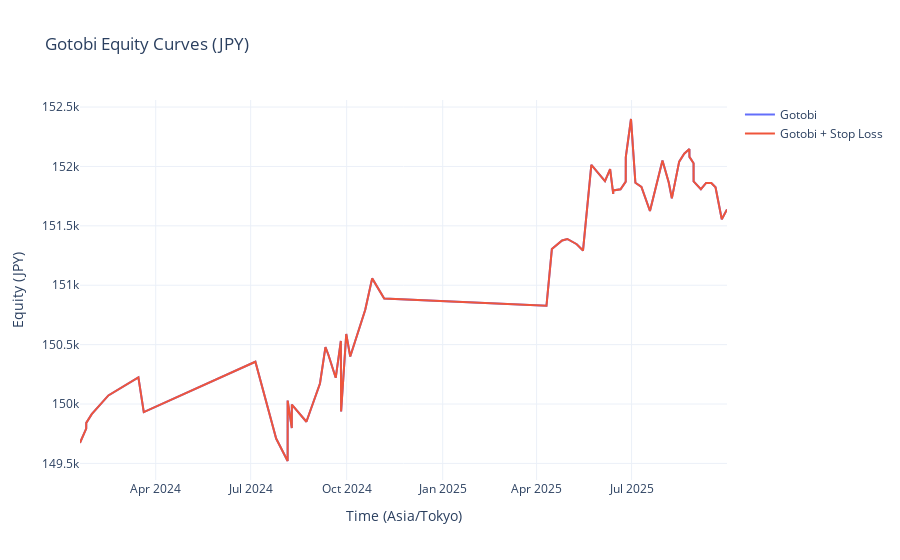

Notebook code for this chart:
### Code cell
analysis_currency = instrument.quote_currency
analysis_currency_code = analysis_currency.code


def analyze_engine(engine, label):
    analyzer = engine.portfolio.analyzer
    pnl_stats = analyzer.get_performance_stats_pnls(currency=analysis_currency)
    returns_stats = analyzer.get_performance_stats_returns()
    general_stats = analyzer.get_performance_stats_general()

    # Use per-trade return series to reconstruct an equity curve.
    returns = analyzer.returns().sort_index()
    equity_curve = (1.0 + returns).cumprod() * starting_balance
    equity_curve.name = label

    return pnl_stats, returns_stats, general_stats, equity_curve


stats_pnls_base, stats_returns_base, stats_general_base, equity_base = analyze_engine(engine, "Gotobi")
stats_pnls_sl, stats_returns_sl, stats_general_sl, equity_sl = analyze_engine(engine_sl, "Gotobi + Stop Loss")

stats_pnls = pd.DataFrame([stats_pnls_base, stats_pnls_sl], index=["Gotobi", "Gotobi + Stop Loss"])
stats_returns = pd.DataFrame([stats_returns_base, stats_returns_sl], index=["Gotobi", "Gotobi + Stop Loss"])
stats_general = pd.DataFrame([stats_general_base, stats_general_sl], index=["Gotobi", "Gotobi + Stop Loss"])

equity_curves = pd.concat([equity_base, equity_sl], axis=1).dropna(how="all")
if equity_curves.index.tz is not None:
    equity_curves.index = equity_curves.index.tz_convert("Asia/Tokyo")

fig = go.Figure()
for column in equity_curves.columns:
    fig.add_trace(
        go.Scatter(
            x=equity_curves.index,
            y=equity_curves[column],
            mode="lines",
            name=column,
        )
    )

fig.update_layout(
    title=f"Gotobi Equity Curves ({analysis_currency_code})",
    xaxis_title="Time (Asia/Tokyo)",
    yaxis_title=f"Equity ({analysis_currency_code})",
    template="plotly_white",
)

fig.show()
